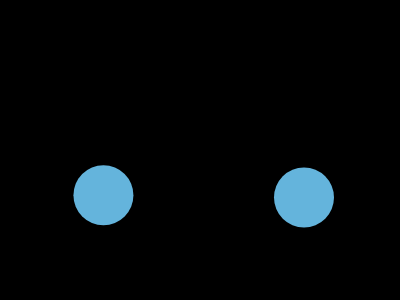
Frame 1 (no input)
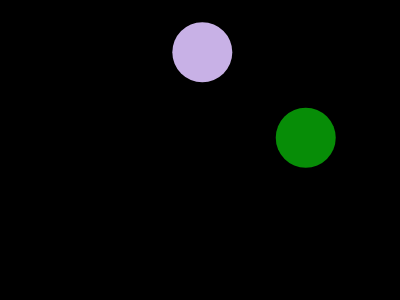
Frame 60 (no input)
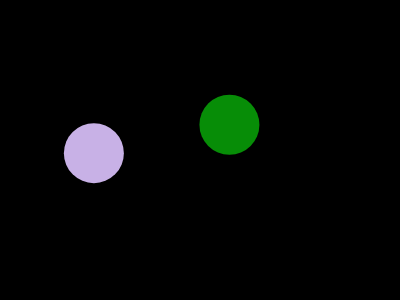
Frame 120 (the mouse pressed at the canvas centre since frame 60)

The p5.js sketch that drew these frames (run headless with seeded random() and noise() and a simulated clock; from frame 60 on, the mouse is pressed at the canvas centre):

// p5.js sketch
// ── sketch.js
// DM2008 — Activity 5a [Guided]
// Colliding Circles (30 min)
//
// A vector stores position and movement together — cleaner than separate x and y variables.
// Your job is to get two balls moving, then detect and respond to their collision.
//
// Suggested order:
// 1. Create two Ball objects in setup()
// 2. Check the distance between them in draw()
// 3. Trigger a visual response when they collide
// 4. Implement edge behaviour in move() — wrap or bounce, your choice
//
// Stretch: add a third ball, or make the collision response affect both balls.

let balls = [];
let wasColliding = false;

function setup() {
  createCanvas(400, 300);
  
  // Create two balls at different starting positions
  balls.push(new Ball(100, 200));
  balls.push(new Ball(300, 200));
}

function draw() {
  background(0);

  // Move all balls first
  for (let i = 0; i < balls.length; i++) {
    balls[i].move();
  }

  // Check every ball against every other ball
  for (let i = 0; i < balls.length; i++) {
    for (let j = i + 1; j < balls.length; j++) {

      let d = dist(
        balls[i].pos.x,
        balls[i].pos.y,
        balls[j].pos.x,
        balls[j].pos.y
      );

      let colliding = d < balls[i].r + balls[j].r;

      if (colliding) {
        balls[i].changeColor();
        balls[j].changeColor();
      }
    }
  }

  // Show all balls
  for (let i = 0; i < balls.length; i++) {
    balls[i].show();
  }
}

class Ball {
  constructor(x, y) {
    // pos and vel are vectors — they store x and y together as one object
    this.pos = createVector(x, y);
    this.vel = createVector(random(-8, 8),random(-8, 8));
    this.r = 30;

    // Starting colour
    this.col = color(100, 180, 220);
  }

  move() {
     // Adding the velocity vector to position moves the ball each frame
    this.pos.add(this.vel);

    // Bounce off left and right edges
    if (this.pos.x + this.r > width) {
      this.pos.x = width - this.r;
      this.vel.x *= -1;
    }

    if (this.pos.x - this.r < 0) {
      this.pos.x = this.r;
      this.vel.x *= -1;
    }

    // Bounce off top and bottom edges
    if (this.pos.y + this.r > height) {
      this.pos.y = height - this.r;
      this.vel.y *= -1;
    }

    if (this.pos.y - this.r < 0) {
      this.pos.y = this.r;
      this.vel.y *= -1;
    }
  }

  changeColor() {
    this.col = color(random(255), random(255), random(255));
  }

  show() {
    fill(this.col);
    noStroke();

    ellipse(this.pos.x, this.pos.y, this.r * 2);
  }
}
